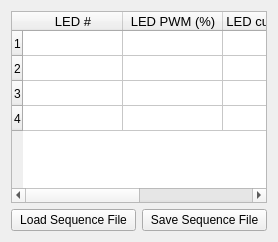
                     <widget class="QWidget" name="sync_digital_trigger_low_sequence_tab">
                      <property name="toolTip">
                       <string>Run LED through sequence of intensities when trigger goes LOW (&lt;1.0V)</string>
                      </property>
                      <attribute name="title">
                       <string>Sequence</string>
                      </attribute>
                      <layout class="QGridLayout" name="gridLayout_45">
                       <item row="0" column="0" colspan="2">
                        <widget class="QTableWidget" name="sync_digital_low_sequence_table">
                         <property name="toolTip">
                          <string>LED intensity sequence file</string>
                         </property>
                         <property name="rowCount">
                          <number>4</number>
                         </property>
                         <property name="columnCount">
                          <number>4</number>
                         </property>
                         <attribute name="horizontalHeaderStretchLastSection">
                          <bool>false</bool>
                         </attribute>
                         <attribute name="verticalHeaderCascadingSectionResizes">
                          <bool>false</bool>
                         </attribute>
                         <attribute name="verticalHeaderDefaultSectionSize">
                          <number>25</number>
                         </attribute>
                         <attribute name="verticalHeaderHighlightSections">
                          <bool>false</bool>
                         </attribute>
                         <attribute name="verticalHeaderStretchLastSection">
                          <bool>false</bool>
                         </attribute>
                         <row/>
                         <row/>
                         <row/>
                         <row/>
                         <column>
                          <property name="text">
                           <string>LED #</string>
                          </property>
                          <property name="toolTip">
                           <string>The LED channel # for each step.</string>
                          </property>
                          <property name="font">
                           <font>
                            <pointsize>10</pointsize>
                           </font>
                          </property>
                         </column>
                         <column>
                          <property name="text">
                           <string>LED PWM (%)</string>
                          </property>
                          <property name="toolTip">
                           <string>Intensity control via PWM</string>
                          </property>
                          <property name="font">
                           <font>
                            <pointsize>10</pointsize>
                           </font>
                          </property>
                         </column>
                         <column>
                          <property name="text">
                           <string>LED current (%)</string>
                          </property>
                          <property name="toolTip">
                           <string>Intensity control via LED current</string>
                          </property>
                          <property name="font">
                           <font>
                            <pointsize>10</pointsize>
                           </font>
                          </property>
                         </column>
                         <column>
                          <property name="text">
                           <string>Duration (s)</string>
                          </property>
                          <property name="toolTip">
                           <string>The duration of each step in seconds.  10 µs minimum, 1 hour maximum per step.  0 = hold intensity until end of trigger.</string>
                          </property>
                          <property name="font">
                           <font>
                            <pointsize>10</pointsize>
                           </font>
                          </property>
                         </column>
                        </widget>
                       </item>
                       <item row="1" column="0">
                        <widget class="QPushButton" name="sync_digital_trigger_low_sequence_load_button">
                         <property name="toolTip">
                          <string>Load LED intensity sequence file (*.csv)</string>
                         </property>
                         <property name="text">
                          <string>Load Sequence File</string>
                         </property>
                        </widget>
                       </item>
                       <item row="1" column="1">
                        <widget class="QPushButton" name="sync_digital_trigger_low_sequence_save_button">
                         <property name="toolTip">
                          <string>Save LED intensity sequence file (*.csv)</string>
                         </property>
                         <property name="text">
                          <string>Save Sequence File</string>
                         </property>
                        </widget>
                       </item>
                      </layout>
                     </widget>
